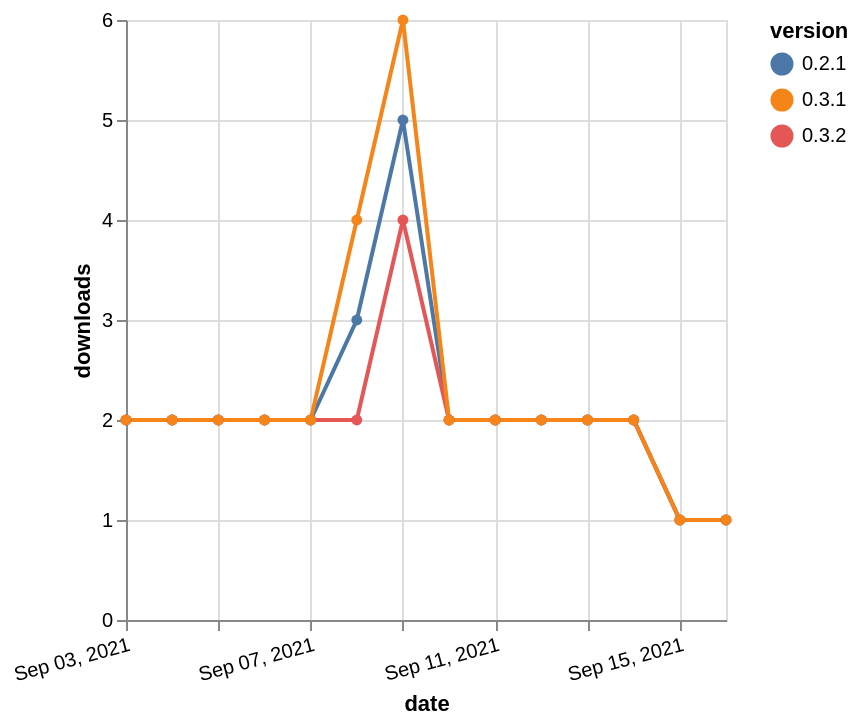

Describe this chart as a Vega-Lite specification.
### Vega-Lite specification from a JSON file in a GitHub repository (floating-point values rounded to 4 significant figures)
{"$schema": "https://vega.github.io/schema/vega-lite/v5.json", "description": "A simple bar chart with embedded data.", "data": {"values": [{"date": "2021-09-03", "total": 2445, "delta": 2, "version": "0.2.1"}, {"date": "2021-09-04", "total": 2447, "delta": 2, "version": "0.2.1"}, {"date": "2021-09-05", "total": 2449, "delta": 2, "version": "0.2.1"}, {"date": "2021-09-06", "total": 2451, "delta": 2, "version": "0.2.1"}, {"date": "2021-09-07", "total": 2453, "delta": 2, "version": "0.2.1"}, {"date": "2021-09-08", "total": 2456, "delta": 3, "version": "0.2.1"}, {"date": "2021-09-09", "total": 2461, "delta": 5, "version": "0.2.1"}, {"date": "2021-09-10", "total": 2463, "delta": 2, "version": "0.2.1"}, {"date": "2021-09-11", "total": 2465, "delta": 2, "version": "0.2.1"}, {"date": "2021-09-12", "total": 2467, "delta": 2, "version": "0.2.1"}, {"date": "2021-09-13", "total": 2469, "delta": 2, "version": "0.2.1"}, {"date": "2021-09-14", "total": 2471, "delta": 2, "version": "0.2.1"}, {"date": "2021-09-15", "total": 2472, "delta": 1, "version": "0.2.1"}, {"date": "2021-09-16", "total": 2473, "delta": 1, "version": "0.2.1"}, {"date": "2021-09-03", "total": 2095, "delta": 2, "version": "0.3.2"}, {"date": "2021-09-04", "total": 2097, "delta": 2, "version": "0.3.2"}, {"date": "2021-09-05", "total": 2099, "delta": 2, "version": "0.3.2"}, {"date": "2021-09-06", "total": 2101, "delta": 2, "version": "0.3.2"}, {"date": "2021-09-07", "total": 2103, "delta": 2, "version": "0.3.2"}, {"date": "2021-09-08", "total": 2105, "delta": 2, "version": "0.3.2"}, {"date": "2021-09-09", "total": 2109, "delta": 4, "version": "0.3.2"}, {"date": "2021-09-10", "total": 2111, "delta": 2, "version": "0.3.2"}, {"date": "2021-09-11", "total": 2113, "delta": 2, "version": "0.3.2"}, {"date": "2021-09-12", "total": 2115, "delta": 2, "version": "0.3.2"}, {"date": "2021-09-13", "total": 2117, "delta": 2, "version": "0.3.2"}, {"date": "2021-09-14", "total": 2119, "delta": 2, "version": "0.3.2"}, {"date": "2021-09-15", "total": 2120, "delta": 1, "version": "0.3.2"}, {"date": "2021-09-16", "total": 2121, "delta": 1, "version": "0.3.2"}, {"date": "2021-09-03", "total": 2693, "delta": 2, "version": "0.3.1"}, {"date": "2021-09-04", "total": 2695, "delta": 2, "version": "0.3.1"}, {"date": "2021-09-05", "total": 2697, "delta": 2, "version": "0.3.1"}, {"date": "2021-09-06", "total": 2699, "delta": 2, "version": "0.3.1"}, {"date": "2021-09-07", "total": 2701, "delta": 2, "version": "0.3.1"}, {"date": "2021-09-08", "total": 2705, "delta": 4, "version": "0.3.1"}, {"date": "2021-09-09", "total": 2711, "delta": 6, "version": "0.3.1"}, {"date": "2021-09-10", "total": 2713, "delta": 2, "version": "0.3.1"}, {"date": "2021-09-11", "total": 2715, "delta": 2, "version": "0.3.1"}, {"date": "2021-09-12", "total": 2717, "delta": 2, "version": "0.3.1"}, {"date": "2021-09-13", "total": 2719, "delta": 2, "version": "0.3.1"}, {"date": "2021-09-14", "total": 2721, "delta": 2, "version": "0.3.1"}, {"date": "2021-09-15", "total": 2722, "delta": 1, "version": "0.3.1"}, {"date": "2021-09-16", "total": 2723, "delta": 1, "version": "0.3.1"}]}, "width": "container", "mark": {"type": "line", "point": {"filled": true}}, "encoding": {"x": {"field": "date", "type": "temporal", "timeUnit": "yearmonthdate", "title": "date", "axis": {"labelAngle": -15}}, "y": {"field": "delta", "type": "quantitative", "title": "downloads"}, "color": {"field": "version", "type": "nominal"}, "tooltip": {"field": "delta"}}}
